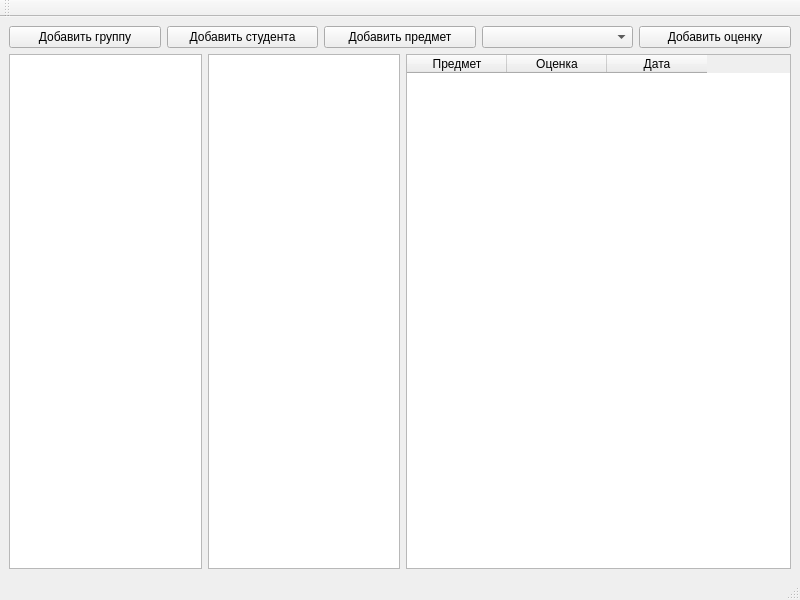
<?xml version="1.0" encoding="UTF-8"?>
<ui version="4.0">
 <class>MainWindow</class>
 <widget class="QMainWindow" name="MainWindow">
  <property name="geometry">
   <rect>
    <x>0</x>
    <y>0</y>
    <width>800</width>
    <height>600</height>
   </rect>
  </property>
  <property name="windowTitle">
   <string>Виртуальный журнал</string>
  </property>
  <widget class="QWidget" name="centralWidget">
   <layout class="QVBoxLayout">
    <item>
     <layout class="QHBoxLayout">
      <item>
       <widget class="QPushButton" name="addGroupButton">
        <property name="text">
         <string>Добавить группу</string>
        </property>
       </widget>
      </item>
      <item>
       <widget class="QPushButton" name="addStudentButton">
        <property name="text">
         <string>Добавить студента</string>
        </property>
       </widget>
      </item>
      <item>
       <widget class="QPushButton" name="addSubjectButton">
        <property name="text">
         <string>Добавить предмет</string>
        </property>
       </widget>
      </item>
      <item>
       <widget class="QComboBox" name="subjectsComboBox"/>
      </item>
      <item>
       <widget class="QPushButton" name="addGradeButton">
        <property name="text">
         <string>Добавить оценку</string>
        </property>
       </widget>
      </item>
     </layout>
    </item>
    <item>
     <layout class="QHBoxLayout" stretch="1,1,2">
      <item>
       <widget class="QListWidget" name="groupsList">
        <property name="sizePolicy">
         <sizepolicy hsizetype="Preferred" vsizetype="Expanding">
          <horstretch>1</horstretch>
          <verstretch>0</verstretch>
         </sizepolicy>
        </property>
       </widget>
      </item>
      <item>
       <widget class="QListWidget" name="studentsList">
        <property name="sizePolicy">
         <sizepolicy hsizetype="Preferred" vsizetype="Expanding">
          <horstretch>1</horstretch>
          <verstretch>0</verstretch>
         </sizepolicy>
        </property>
       </widget>
      </item>
      <item>
       <widget class="QTableWidget" name="gradesTable">
        <property name="sizePolicy">
         <sizepolicy hsizetype="Expanding" vsizetype="Expanding">
          <horstretch>2</horstretch>
          <verstretch>0</verstretch>
         </sizepolicy>
        </property>
        <property name="columnCount">
         <number>3</number>
        </property>
        <property name="rowCount">
         <number>0</number>
        </property>
        <column>
         <property name="text">
          <string>Предмет</string>
         </property>
        </column>
        <column>
         <property name="text">
          <string>Оценка</string>
         </property>
        </column>
        <column>
         <property name="text">
          <string>Дата</string>
         </property>
        </column>
       </widget>
      </item>
     </layout>
    </item>
   </layout>
  </widget>
  <widget class="QMenuBar" name="menuBar">
   <property name="geometry">
    <rect>
     <x>0</x>
     <y>0</y>
     <width>800</width>
     <height>25</height>
    </rect>
   </property>
   <widget class="QMenu" name="menuFile">
    <property name="title">
     <string>Файл</string>
    </property>
   </widget>
  </widget>
  <widget class="QToolBar" name="mainToolBar">
   <attribute name="toolBarArea">
    <enum>TopToolBarArea</enum>
   </attribute>
   <attribute name="toolBarBreak">
    <bool>false</bool>
   </attribute>
  </widget>
  <widget class="QStatusBar" name="statusBar"/>
 </widget>
 <resources/>
 <connections/>
</ui>
